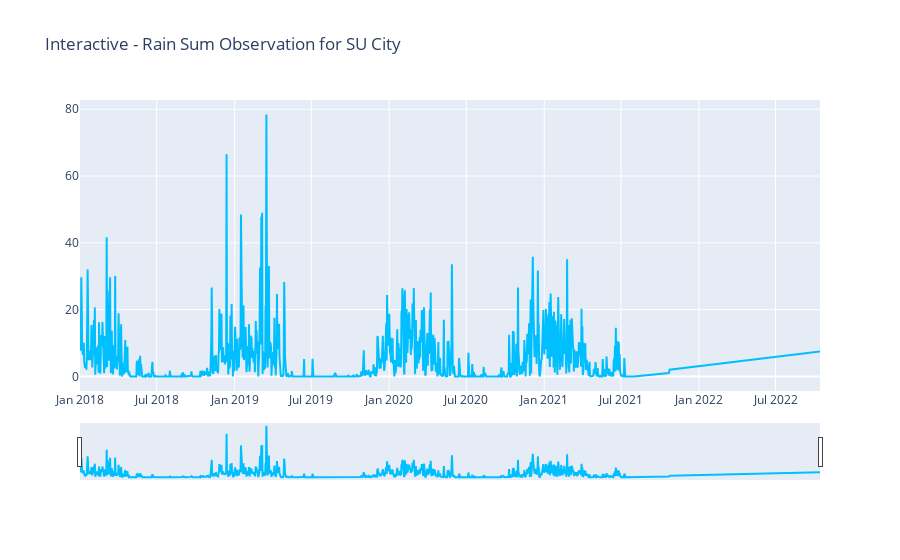

Notebook code for this chart:
### Code cell
df_su = final_train[final_train['city'] == 'su']
fig = go.Figure()
fig.add_trace(go.Scatter(x=df_su.time
                         ,y=df_su['rain_sum (mm)']
                         ,name='Rain Sum observation for SU City'
                         ,line_color='deepskyblue'
                         )
             )
fig.update_layout(title_text='Interactive - Rain Sum Observation for SU City'
                  ,xaxis_range=[df_su.time.min(),df_su.time.max()]
                  ,xaxis_rangeslider_visible=True)
fig.show()

### Figure 1 — Plotly figure (JSON) as saved in the notebook; plotly's stock layout.template omitted (floating-point values rounded to 4 significant figures; data arrays with more than 128 entries replaced by an {"elided": "..."} marker saying what was removed)
{"data": [{"line": {"color": "deepskyblue"}, "name": "Rain Sum observation for SU City", "type": "scatter", "x": {"elided": "1312 str values"}, "y": {"elided": "1312 float values"}}], "layout": {"title": {"text": "Interactive - Rain Sum Observation for SU City"}, "xaxis": {"range": ["2018-01-01", "2022-10-14"], "rangeslider": {"visible": true}}}}
